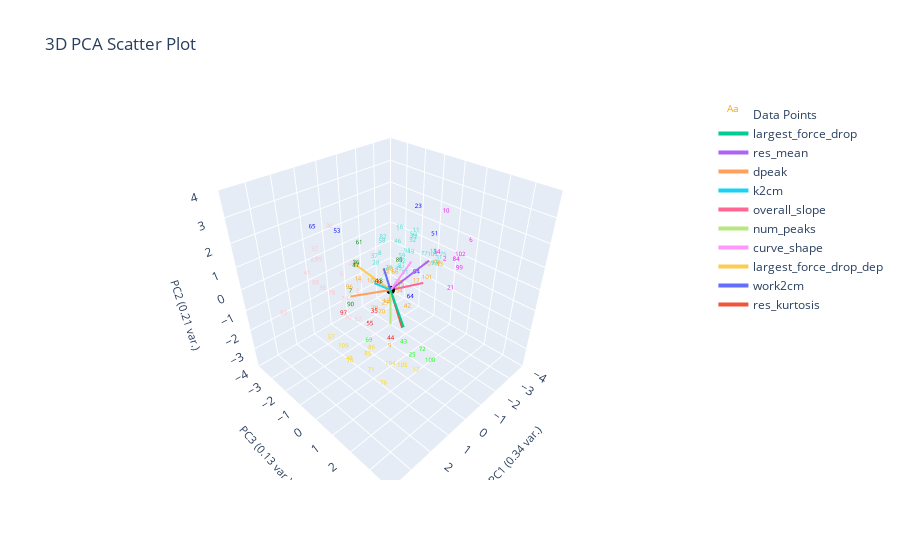

Here is the notebook cell this chart was saved with:
### Markdown cell above
# Nearest Centroid
- Each class is represented by it's centroid, with test sample classified to the class with the nearest centroid

### Code cell
from sklearn.neighbors import NearestCentroid

X = plotting.extract_numerical_features(marions_labeled_data).values.tolist()
y = marions_labeled_data[f'{ylabel_name}_nums'].values.tolist()
nc = NearestCentroid()
nc.fit(X,y)
nc_predictions = pd.Series(nc.predict(clustering_features.values))

nc_actual = marions_labeled_data[f'{ylabel_name}_nums']
nc_changed_ylabel_idxs = find_changed_ylabel_data(nc_predictions, nc_actual)
nc_corrected_predictions = correct_pseudo_ylabels_to_actual(nc_predictions, nc_actual, nc_changed_ylabel_idxs)

plotting.plot_cluster_subplots(nc_corrected_predictions, curve_data, 
                                  clustering_method="Nearest Centroid", 
                                  cluster_category_names=list(ylabel_to_cluster_num.keys()),
                                  bold_idxs=nc_actual.index
                                  )
plotting.plot_cluster_subplots(nc_predictions, curve_data,
                                  clustering_method="Nearest Centroid", 
                                  cluster_category_names=list(ylabel_to_cluster_num.keys()),
                                  pseudo_corrections=nc_corrected_predictions,
                                  bold_idxs=nc_actual.index
                                  )
plotting.plot_pca(clustering_features, nc_predictions, 3,
                  graph_title=f'',
                  ylabel_name=ylabel_name,)

### Figure 1 — Plotly figure (JSON) as saved in the notebook; plotly's stock layout.template omitted (floating-point values rounded to 4 significant figures)
{"data": [{"mode": "text", "name": "Data Points", "text": ["0", "1", "2", "3", "4", "5", "6", "7", "8", "9", "10", "11", "12", "13", "14", "15", "16", "17", "18", "19", "20", "21", "22", "23", "24", "25", "26", "27", "28", "29", "30", "31", "32", "33", "34", "35", "36", "37", "38", "39", "40", "41", "42", "43", "44", "45", "46", "47", "48", "49", "50", "51", "52", "53", "54", "55", "56", "57", "58", "59", "60", "61", "62", "63", "64", "65", "66", "67", "68", "69", "70", "71", "72", "73", "74", "75", "76", "77", "78", "79", "80", "81", "82", "83", "84", "85", "86", "87", "88", "89", "90", "91", "92", "93", "94", "95", "96", "97", "98", "99", "100", "101", "102", "103", "104", "105", "106", "107", "108", "109"], "textfont": {"color": ["orange", "turquoise", "magenta", "pink", "turquoise", "pink", "magenta", "green", "turquoise", "orange", "magenta", "turquoise", "gold", "orange", "orange", "turquoise", "turquoise", "orange", "green", "pink", "orange", "magenta", "turquoise", "blue", "pink", "lime", "turquoise", "pink", "turquoise", "orange", "pink", "turquoise", "pink", "orange", "magenta", "red", "green", "turquoise", "pink", "orange", "orange", "pink", "orange", "lime", "red", "turquoise", "turquoise", "green", "gold", "turquoise", "turquoise", "blue", "turquoise", "blue", "orange", "red", "orange", "gold", "turquoise", "turquoise", "red", "green", "turquoise", "orange", "blue", "blue", "orange", "pink", "magenta", "lime", "pink", "gold", "lime", "orange", "gold", "turquoise", "gold", "turquoise", "pink", "orange", "pink", "turquoise", "turquoise", "turquoise", "magenta", "gold", "gold", "pink", "pink", "green", "green", "turquoise", "orange", "turquoise", "blue", "pink", "orange", "red", "orange", "magenta", "lime", "orange", "magenta", "turquoise", "gold", "gold", "magenta", "orange", "orange", "gold"], "size": 6}, "type": "scatter3d", "x": [-0.9294, -0.6716, -3.064, 1.086, -0.4346, 1.445, -4.332, 2.561, -0.2867, -0.1207, -1.695, -1.214, 0.9185, -0.4804, 0.01566, -2.375, -0.745, -1.903, 2.005, 0.69, -0.08383, -1.249, -1.572, -0.6939, 1.041, 0.6443, -0.3422, 1.382, -0.03112, -0.538, 1.809, -2.695, 2.256, -3.003, -1.173, 2.225, 1.908, 0.2421, 1.796, -1.323, -0.8242, 1.963, -0.6548, 1.304, 0.9465, -0.5994, -0.8194, 2.282, 2.636, -0.818, -1.15, -0.6639, -1.541, 1.328, -1.138, 1.79, -0.6239, 2.419, -0.3229, -0.879, 0.8185, 2.217, -1.248, -0.9912, 2.576, 2.188, -0.8637, 1.91, -3.897, 2.246, 2.084, 2.237, 1.5, -0.778, 2.256, -2.82, 1.919, -1.657, 1.194, -0.1069, 3.838, -0.8419, -0.2761, -0.9422, -3.501, 0.8014, 1.943, 1.987, 3.385, 1.385, 1.968, -1.378, -1.21, -2.188, -0.5853, 2.17, 0.4165, 1.538, -2.817, -3.004, 0.8218, -2.544, -3.679, -1.617, 2.209, 1.28, -4.969, -2.601, -0.4514, 2.376], "y": [-0.6696, -0.3125, 0.1395, -0.6656, 0.2365, -1.105, 0.8756, 0.7439, -0.8659, -0.171, 1.061, 0.09926, 2.256, -0.709, -1.864, 0.05841, -0.2677, -0.3678, 1.519, -0.9936, -0.5912, 1.856, -0.2898, 0.6336, -1.532, 1.782, -0.44, -0.5146, -0.8308, -0.8653, -1.106, 0.08862, -1.453, -0.07003, 1.188, 1.484, 0.3155, -0.6051, -1.892, -0.8981, -0.8857, -2.605, 0.2881, 1.939, 0.9518, -0.1804, -0.4429, 0.7401, 0.5226, 0.2409, 0.04332, 1.421, -0.3284, -1.326, -0.6141, 0.7607, -0.5446, -0.7402, -0.7751, -0.2552, 0.1809, 0.8553, -0.5803, -0.6219, 3.34, -1.547, -0.6133, 0.2781, 0.8516, 1.196, -0.07542, 1.223, 2.965, -1.071, 0.08285, 0.2168, 1.547, 0.1933, -2.144, -1.051, -1.438, -0.06919, -0.675, -0.3457, 0.4087, -0.5511, 0.9845, -1.961, 0.06924, 1.759, -0.0273, -0.4859, -0.6349, 0.3105, 0.7648, -1.387, -1.976, -1.032, -0.05746, 0.9558, 2.796, -0.353, 0.4743, 0.6511, 2.21, 1.895, 0.9449, -0.3088, -1.523, -0.09113], "z": [-0.9576, 1.913, -0.265, -0.196, -0.3142, 0.5313, 0.3343, 1.311, 0.7812, -3.441, 2.749, 1.798, -2.348, -1.557, -0.752, 0.3599, 1.961, -1.059, 1.806, -0.1394, -1.802, 0.05581, 1.231, 3.124, -1.042, -2.118, 0.3034, 1.252, 0.4724, -1.755, 2.654, -0.06323, 1.806, -0.6067, 1.347, 0.7205, 1.9, 0.9989, -0.3207, -1.107, -0.2073, 0.111, -1.342, -0.9121, -1.6, 0.2596, 1.26, 2.156, -1.784, 1.1, 1.638, 2.388, 1.069, 2.198, -1.306, -0.5033, -1.445, -1.7, 1.348, 0.6816, 0.5083, 3.003, 0.1277, -1.059, 2.485, 2.614, -0.239, -0.5304, 0.5908, -0.7065, -0.5558, -2.14, -0.4541, -0.4507, -2.478, 0.09056, -2.828, 0.6359, -0.9982, -1.91, -0.1073, 0.009304, 1.584, 0.1384, -0.3555, -3.53, -1.392, 0.9969, 1.71, 2.406, 0.01191, 0.5978, -0.9303, 0.008174, 0.5594, 1.366, -1.029, -1.202, -0.419, -0.3014, -1.549, -1.185, -0.1666, 0.8153, -1.137, -2.115, -0.302, -0.5002, -0.9188, -1.745]}, {"marker": {"color": "black", "size": 3}, "mode": "markers", "name": "Origin", "showlegend": false, "type": "scatter3d", "x": [0], "y": [0], "z": [0]}, {"line": {"width": 4}, "mode": "lines+text", "name": "largest_force_drop", "textposition": "top center", "type": "scatter3d", "x": [0, 1.008], "y": [0, 1.655], "z": [0, -0.2486]}, {"line": {"width": 4}, "mode": "lines+text", "name": "res_mean", "textposition": "top center", "type": "scatter3d", "x": [0, -0.972], "y": [0, 0.9901], "z": [0, 1.307]}, {"line": {"width": 4}, "mode": "lines+text", "name": "dpeak", "textposition": "top center", "type": "scatter3d", "x": [0, 1.38], "y": [0, -0.7159], "z": [0, 0.03796]}, {"line": {"width": 4}, "mode": "lines+text", "name": "k2cm", "textposition": "top center", "type": "scatter3d", "x": [0, 0.8904], "y": [0, 0.07075], "z": [0, 0.7819]}, {"line": {"width": 4}, "mode": "lines+text", "name": "overall_slope", "textposition": "top center", "type": "scatter3d", "x": [0, -1.3], "y": [0, 0.4982], "z": [0, -0.06578]}, {"line": {"width": 4}, "mode": "lines+text", "name": "num_peaks", "textposition": "top center", "type": "scatter3d", "x": [0, 1.074], "y": [0, 1.075], "z": [0, -0.4208]}, {"line": {"width": 4}, "mode": "lines+text", "name": "curve_shape", "textposition": "top center", "type": "scatter3d", "x": [0, -0.284], "y": [0, 0.7568], "z": [0, 1.462]}, {"line": {"width": 4}, "mode": "lines+text", "name": "largest_force_drop_dep", "textposition": "top center", "type": "scatter3d", "x": [0, 0.7694], "y": [0, -1.198], "z": [0, 1.018]}, {"line": {"width": 4}, "mode": "lines+text", "name": "work2cm", "textposition": "top center", "type": "scatter3d", "x": [0, 0.7863], "y": [0, 0.4591], "z": [0, 1.534]}, {"line": {"width": 4}, "mode": "lines+text", "name": "res_kurtosis", "textposition": "top center", "type": "scatter3d", "x": [0, 0.457], "y": [0, 1.068], "z": [0, -0.9524]}], "layout": {"autosize": true, "scene": {"aspectmode": "cube", "xaxis": {"range": [-4, 4], "title": {"font": {"size": 11}, "text": "PC1 (0.34 var.)"}}, "yaxis": {"range": [-4, 4], "title": {"font": {"size": 11}, "text": "PC3 (0.13 var.)"}}, "zaxis": {"range": [-4, 4], "title": {"font": {"size": 11}, "text": "PC2 (0.21 var.)"}}}, "title": {"text": "3D PCA Scatter Plot"}}}
